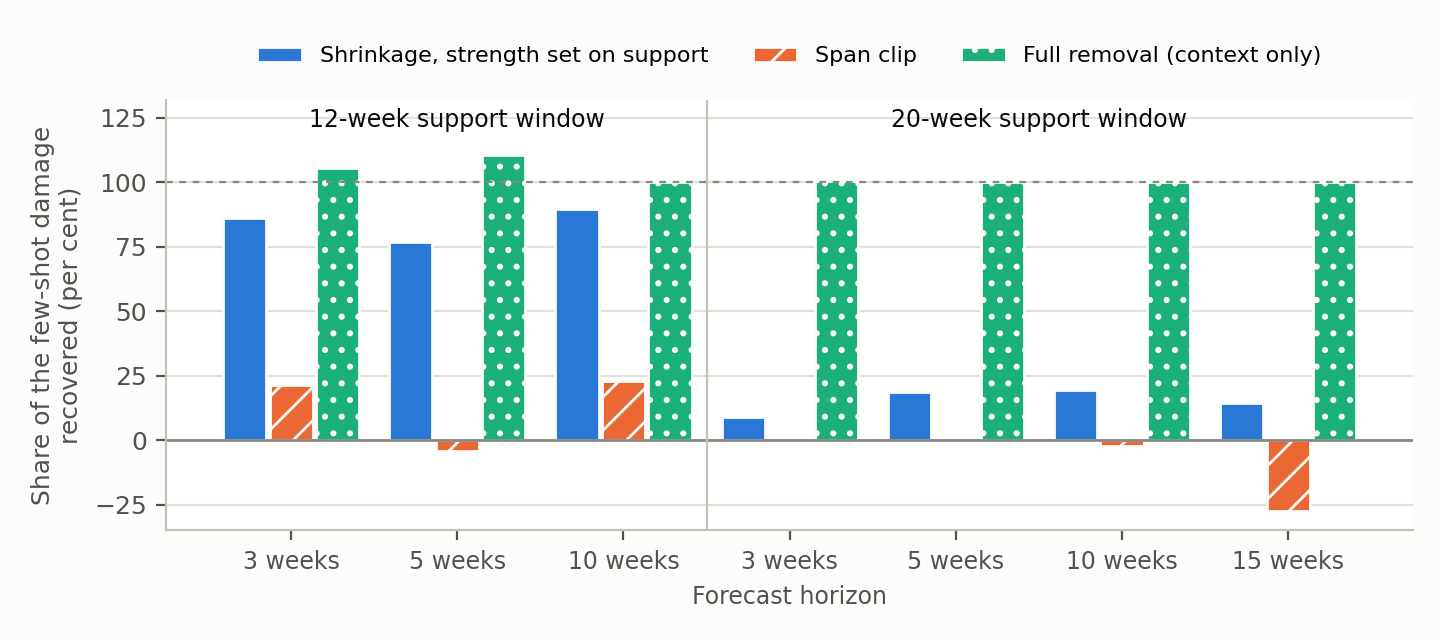

Write Python code to recreate this figure.
"""Figure 2: share of the few-shot damage on Ebola recovered by three changes to the fitted adapter (exploratory).

Run from the repository root:  python fig2_adapter_recovery.py [repo_root] [out_dir]
Defaults: repo_root = ".", out_dir = "figures". Reads committed records only and asserts
known values before plotting, so a changed input stops the build."""
import os, sys
REPO = sys.argv[1] if len(sys.argv) > 1 else "."
OUT_DIR = sys.argv[2] if len(sys.argv) > 2 else "figures"
os.makedirs(OUT_DIR, exist_ok=True)
import json
import matplotlib; matplotlib.use("Agg"); import matplotlib.pyplot as plt
s=json.load(open(f"{REPO}/experiments/adapter_constraint__summary.json")); assert s["protocol"]=="EXPLORATORY" and len(s["cells"])==8
dam=[c for c in s["cells"] if c["gap"]>0.5]; assert len(dam)==7
lab=[f"{c['h']} weeks" for c in dam]
series=[("Shrinkage, strength set on support","recovery","#2a78d6"),("Span clip","recovery_clip","#eb6834"),("Full removal (context only)","recovery_oracle","#1baf7a")]
vals={k:[100*c[k] for c in dam] for _,k,_ in series}
assert [round(v) for v in vals["recovery"]]==[86,77,90,9,19,19,14]
plt.rcParams.update({"font.family":"DejaVu Sans","font.size":9,"axes.edgecolor":"#c3c2b7","xtick.color":"#52514e","ytick.color":"#52514e","axes.labelcolor":"#52514e"})
fig,ax=plt.subplots(figsize=(7.2,3.2)); w=0.26
hatches=["","//",".."]
for i,(name,k,col) in enumerate(series):
    xs=[j+(i-1)*(w+0.02) for j in range(7)]
    ax.bar(xs,vals[k],w,color=col,edgecolor="#fcfcfb",linewidth=1,hatch=hatches[i],label=name)
ax.axhline(0,color="#898781",lw=1); ax.axhline(100,color="#898781",lw=0.8,ls=(0,(3,3)))
ax.axvline(2.5,color="#c3c2b7",lw=0.8)
ax.set_xticks(range(7)); ax.set_xticklabels(lab,fontsize=8.5)
ax.set_xlabel("Forecast horizon", fontsize=8.5)
for x,t in ((1,"12-week support window"),(4.5,"20-week support window")):
    ax.text(x,124,t,ha="center",va="center",fontsize=8.5,color="#0b0b0b")
ax.set_ylabel("Share of the few-shot damage\nrecovered (per cent)"); ax.set_ylim(-35,132)
ax.grid(axis="y",color="#e1e0d9",lw=0.8); ax.set_axisbelow(True)
for sp in ("top","right"): ax.spines[sp].set_visible(False)
ax.legend(frameon=False,fontsize=8,loc="upper center",bbox_to_anchor=(0.5,1.17),ncol=3)
fig.tight_layout(); out=os.path.join(OUT_DIR,"fig2_adapter_recovery.png"); fig.savefig(out,dpi=200,facecolor="#fcfcfb"); print(out)
